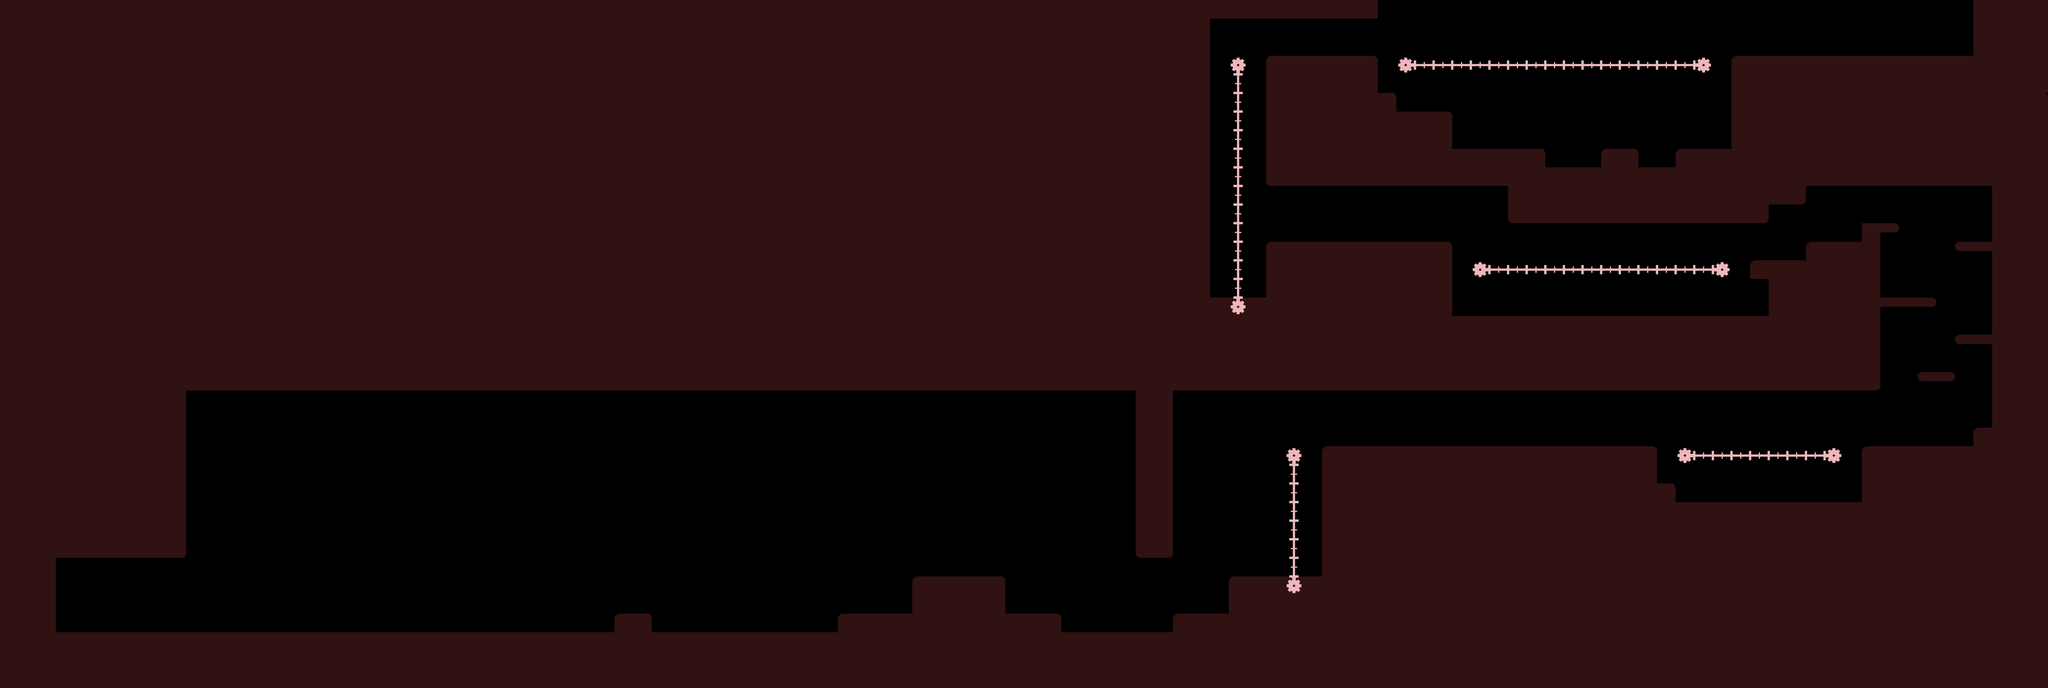

Tiled map render using the project's own tile images. Description and the map definition, with tile-layer contents summarised, below:
An orthogonal 110x37 tile map with 64x64 px tiles, 3 tile layers (piso/paredes, EngranajesYObjetos, Rayas), 1 hidden layer not drawn.

<map version="1.0" orientation="orthogonal" renderorder="right-down" width="110" height="37" tilewidth="64" tileheight="64">
 <tileset firstgid="1" name="tiles01" tilewidth="64" tileheight="64">
  <image source="tiles01.png" width="892" height="640" />
 </tileset>
 <layer name="fondo" width="110" height="37" visible="0">
  <data>[4070 cells, 4070 non-empty, 2 distinct tile ids]</data>
 </layer>
 <layer name="piso/paredes" width="110" height="37">
  <data>[4070 cells, 2735 non-empty, 9 distinct tile ids]</data>
 </layer>
 <layer name="EngranajesYObjetos" width="110" height="37">
  <data>[4070 cells, 63 non-empty, 7 distinct tile ids]</data>
 </layer>
 <layer name="Rayas" width="110" height="37">
  <data>[4070 cells, 0 non-empty, 0 distinct tile ids]</data>
 </layer>
</map>
